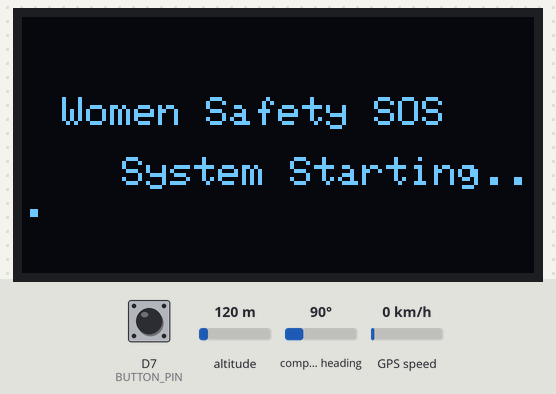
Bench run of a sketch on a simulated ESP8266 (NodeMCU). Parts: 128×64 one-colour display. The inputs (shaded band) are chosen by the test bench; at power-on: D7 (BUTTON_PIN) HIGH, altitude 120 m, compass heading 90°, GPS speed 0 km/h. WiFi joins after 1.5 s; servers stay silent unless stated; the GPS gets a fix after 3 s at 37.7749, -122.4194 with 8 satellites; what the sketch prints to the serial monitor is not drawn.

Above: at 1.1 s.
At 7.8 s:
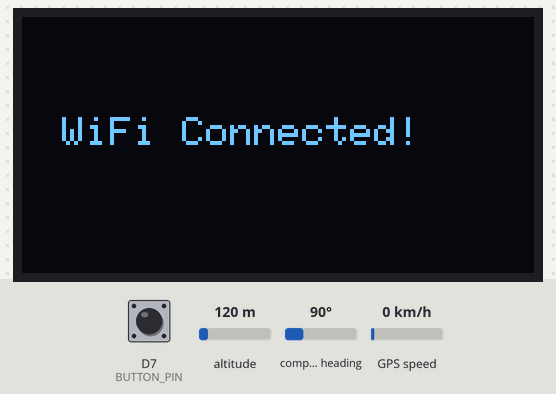
7.9 s: D7 (BUTTON_PIN) pulled LOW for 0.15 s
At 8.8 s:
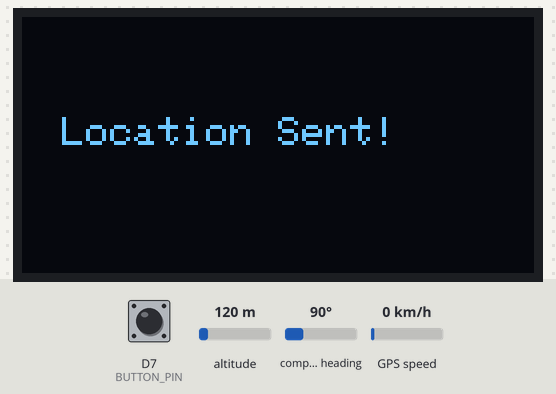
12.1 s: D7 (BUTTON_PIN) pulled LOW for 1 s
At 12.31 s:
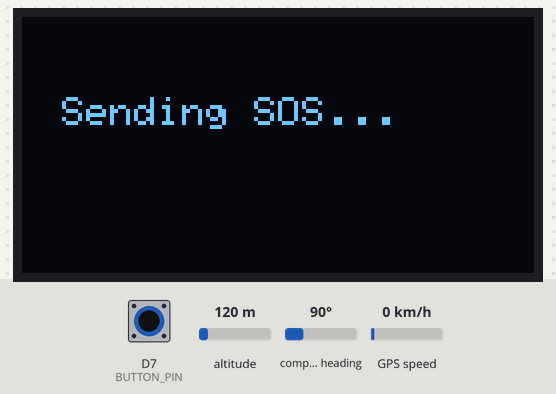
17.0 s: D7 (BUTTON_PIN) pulled LOW for 3.2 s
At 18.1 s:
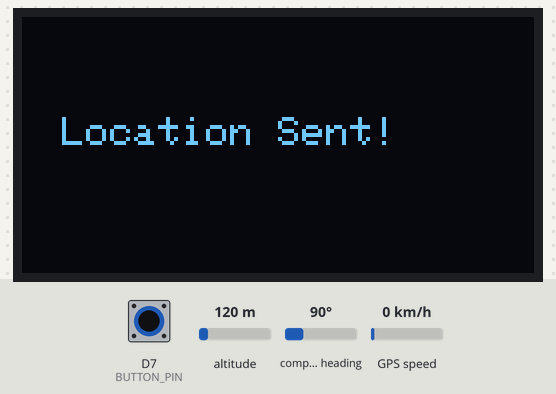
Timing chart, 0 to 20.0 s (numbered marks = the images above; inputs shaded):
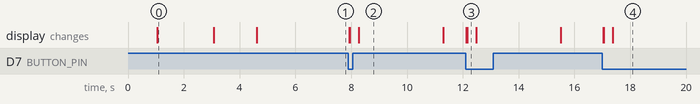

Measured:
- after the input at 7.9 s, the display: first changes at once (image 2 shows a later state)
- after the input at 12.1 s, the display: first changes at once (image 3 shows a later state)
- after the input at 17.0 s, the display: first changes at once (image 4 shows a later state)
- what the display in image 0 shows lasts 2.0 s, from 1.1 s to 3.1 s
- what the display in image 2 shows lasts 3.0 s, from 8.3 s to 11.3 s

The sketch:

women_safety_device_code.ino
```cpp
#include <ESP8266WiFi.h>
#include <WiFiClientSecure.h>
#include <UniversalTelegramBot.h>
#include <ArduinoJson.h>
#include <TinyGPS++.h>
#include <SoftwareSerial.h>
#include <Wire.h>
#include <Adafruit_GFX.h>
#include <Adafruit_SSD1306.h>

/******** WIFI ********/
const char* ssid = "simran";
const char* password = "12345678";

/******** TELEGRAM ********/
#define BOT_TOKEN "7981008968:AAFRm144vcIJnjn4NyMUpwz8x94oxwOWfjI"
#define CHAT_ID "8318395880"

WiFiClientSecure client;
UniversalTelegramBot bot(BOT_TOKEN, client);

/******** GPS ********/
TinyGPSPlus gps;
SoftwareSerial gpsSerial(D5, D6); // RX, TX

/******** OLED ********/
#define SCREEN_WIDTH 128
#define SCREEN_HEIGHT 64
Adafruit_SSD1306 display(SCREEN_WIDTH, SCREEN_HEIGHT, &Wire, -1);

/******** PUSH BUTTON ********/
#define BUTTON_PIN D7   // 🔴 Changed from D3 to D7

bool buttonPressed = false;
unsigned long lastPressTime = 0;

void setup() {

  Serial.begin(115200);
  delay(1000);

  pinMode(BUTTON_PIN, INPUT_PULLUP);

  gpsSerial.begin(9600);

  Wire.begin(D2, D1);
  display.begin(SSD1306_SWITCHCAPVCC, 0x3C);

  showStartupScreen();

  connectWiFi();

  client.setInsecure();   // Required for Telegram
}

/* ------------------ LOOP ------------------ */

void loop() {

  while (gpsSerial.available()) {
    gps.encode(gpsSerial.read());
  }

  if (digitalRead(BUTTON_PIN) == LOW && millis() - lastPressTime > 1000) {
    lastPressTime = millis();
    sendSOS();
  }
}

/* ------------------ FUNCTIONS ------------------ */

void showStartupScreen() {
  display.clearDisplay();
  display.setTextSize(1);
  display.setTextColor(WHITE);

  display.setCursor(10, 20);
  display.println("Women Safety SOS");

  display.setCursor(25, 35);
  display.println("System Starting...");
  display.display();
  delay(2000);
}

void connectWiFi() {

  display.clearDisplay();
  display.setCursor(0, 20);
  display.println("Connecting WiFi...");
  display.display();

  WiFi.begin(ssid, password);

  int timeout = 0;

  while (WiFi.status() != WL_CONNECTED) {
    delay(500);
    Serial.print(".");
    timeout++;

    if (timeout > 40) {   // 20 sec timeout
      display.clearDisplay();
      display.setCursor(10, 25);
      display.println("WiFi Failed!");
      display.display();
      Serial.println("\nWiFi Failed");
      return;
    }
  }

  Serial.println("\nWiFi Connected!");
  Serial.println(WiFi.localIP());

  display.clearDisplay();
  display.setCursor(10, 25);
  display.println("WiFi Connected!");
  display.display();
  delay(2000);
}

void sendSOS() {

  display.clearDisplay();
  display.setCursor(15, 25);
  display.println("Getting GPS...");
  display.display();

  unsigned long start = millis();

  while (!gps.location.isValid() && millis() - start < 10000) {
    while (gpsSerial.available()) {
      gps.encode(gpsSerial.read());
    }
  }

  if (!gps.location.isValid()) {
    display.clearDisplay();
    display.setCursor(10, 25);
    display.println("GPS Not Fixed!");
    display.display();
    delay(2000);
    return;
  }

  float lat = gps.location.lat();
  float lng = gps.location.lng();

  display.clearDisplay();
  display.setCursor(10, 20);
  display.println("Sending SOS...");
  display.display();

  String message = "🚨 WOMEN SAFETY SOS ALERT!\n\n";
  message += "Emergency Help Needed!\n\n";
  message += "Location:\n";
  message += "https://maps.google.com/?q=";
  message += String(lat, 6);
  message += ",";
  message += String(lng, 6);

  bool sent = bot.sendMessage(CHAT_ID, message, "");

  display.clearDisplay();
  display.setCursor(10, 25);

  if (sent) {
    display.println("Location Sent!");
    Serial.println("Message Sent");
  } else {
    display.println("Send Failed!");
    Serial.println("Telegram Failed");
  }

  display.display();
  delay(3000);

  display.clearDisplay();
  display.setCursor(20, 25);
  display.println("System Ready");
  display.display();
}
```
